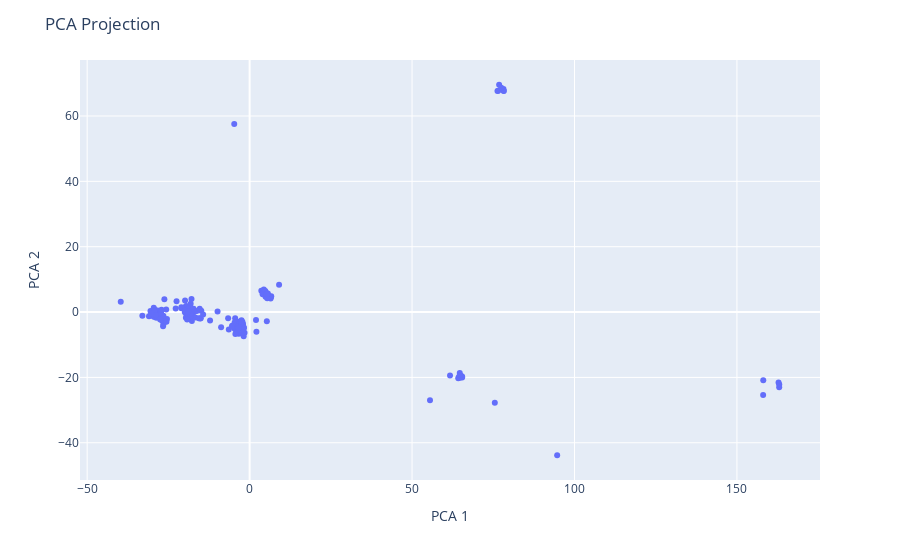

Notebook source saved alongside this figure:
### Code cell
fig = px.scatter(df_pca, x="PC1", y="PC2", hover_data={'nodeId': True})

fig.update_layout(title="PCA Projection",
                  xaxis_title="PCA 1",
                  yaxis_title="PCA 2")

fig.show()

### Figure 1 — Plotly figure (JSON) as saved in the notebook; plotly's stock layout.template omitted (floating-point values rounded to 4 significant figures; data arrays with more than 128 entries replaced by an {"elided": "..."} marker saying what was removed)
{"data": [{"customdata": {"elided": "195x1 str values"}, "hovertemplate": "PC1=%{x}<br>PC2=%{y}<br>nodeId=%{customdata[0]}<extra></extra>", "legendgroup": "", "marker": {"color": "#636efa", "symbol": "circle"}, "mode": "markers", "name": "", "orientation": "v", "showlegend": false, "type": "scatter", "x": {"elided": "195 float values"}, "xaxis": "x", "y": {"elided": "195 float values"}, "yaxis": "y"}], "layout": {"legend": {"tracegroupgap": 0}, "margin": {"t": 60}, "title": {"text": "PCA Projection"}, "xaxis": {"anchor": "y", "domain": [0, 1], "title": {"text": "PCA 1"}}, "yaxis": {"anchor": "x", "domain": [0, 1], "title": {"text": "PCA 2"}}}}
